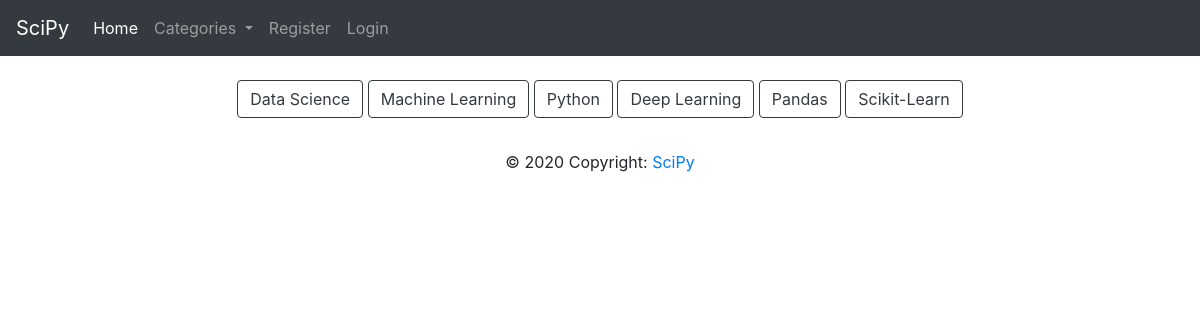
Page /category/Python/ on the committed database.
### Blog/models.py (models this page shows, shortened)
class Category(models.Model):
	name = models.CharField(max_length=200)
	def __str__(self):
		return self.name

### Blog/views.py (the view)
# urls.py: path('category/<str:cats>/',CategoryView,name='category'),
def CategoryView(request,cats):
	categories = Category.objects.all()
	category_blogs = Blog.objects.filter(category=cats)
	return render(request,"Blog/categories.html",{'cats':cats.title(), 'category_blogs':category_blogs, 'categories':categories})

### Blog/templates/Blog/categories.html (shortened to what this page needs)
{% extends "Blog/base.html" %}
{% block content %}
<div class="container1">
	{% for item in categories %}
		<a id="button" href="{% url 'category' item %}" class="btn btn-outline-dark">{{item}}</a>
	{% endfor %}
</div>
<div class="container">
	<div class="row">
	</div>
</div>
{% endblock %}

### Blog/templates/Blog/categories.html (style rules this page uses)
.container1 { text-align: center; margin: auto; }

### rows in the picture
Category: name "Data Science"
Category: name "Machine Learning"
Category: name "Python"
Category: name "Deep Learning"
Category: name "Pandas"
Category: name "Scikit-Learn"
